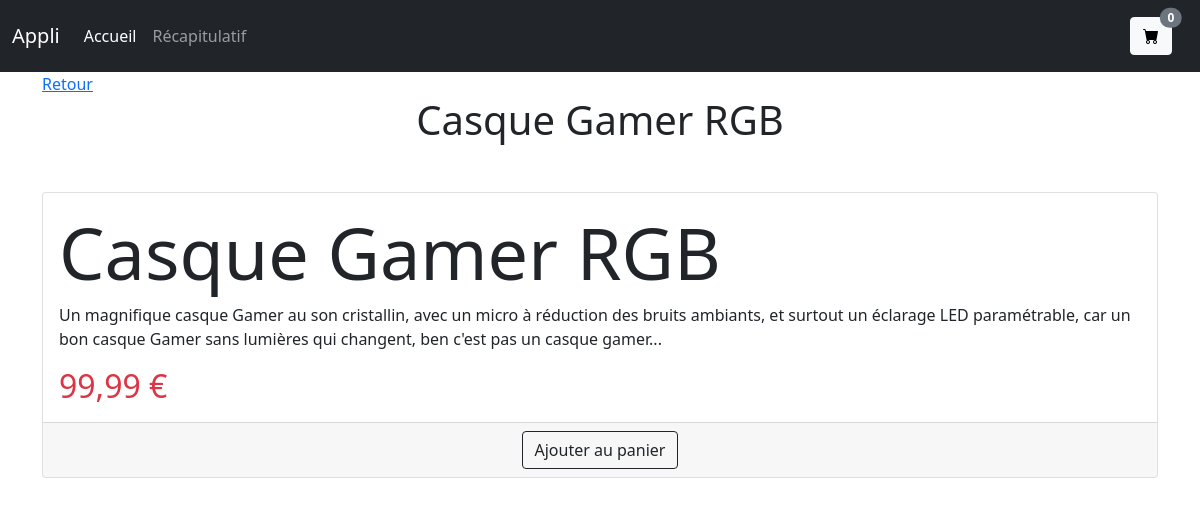
/product.php?produit=2, run on the app's committed database.
### tables this page shows
CREATE TABLE `product` (
  `id` int(11) NOT NULL,
  `name` varchar(255) NOT NULL,
  `description` text NOT NULL,
  `price` float NOT NULL
);

### db-functions.php (called while the page is built, shortened)
<?php
function connexion() {
    $options = [
        \PDO::ATTR_ERRMODE            => \PDO::ERRMODE_EXCEPTION,
        \PDO::ATTR_DEFAULT_FETCH_MODE => \PDO::FETCH_ASSOC,
        \PDO::MYSQL_ATTR_INIT_COMMAND   => 'SET NAMES utf8',
    ];
    try {
        $bdd = new PDO ('mysql:host=localhost; dbname=store; charset=utf8', 'root', '', $options);
        return $bdd;
    } catch (PDOException $e) {
        throw new PDOException($e->getMessage(), (int)$e->getCode());
    }
}
function findOneById($id) {
    $reponse = connexion()->query("SELECT * FROM product WHERE id='".$id."'");
	return $reponse -> fetch(PDO::FETCH_ASSOC);
}

### product.php (the view, shortened to what this page needs)
<?php
require 'db-functions.php';
if(isset($_GET['produit'])) {
    $product=findOneById($_GET['produit']);
}
?>
<!DOCTYPE html>
<html lang="en">
<head>
    <link href="https://cdn.jsdelivr.net/npm/bootstrap@5.1.3/dist/css/bootstrap.min.css" rel="stylesheet"
>
    <link rel="stylesheet" href="https://cdn.jsdelivr.net/npm/bootstrap-icons@1.8.1/font/bootstrap-icons.css">
</head>
<body>
    <nav class="navbar navbar-expand-md navbar-dark bg-dark py-3">
        <div class="container-fluid">
            <a class="navbar-brand" href="#">Appli</a>
            <div class="collapse navbar-collapse" id="navbarSupportedContent">
                <ul class="navbar-nav me-auto">
                    <li class="nav-item">
                        <a class="nav-link active" aria-current="page" href="index.php">Accueil</a>
                    </li>
                    <li class="nav-item">
                        <a class="nav-link" href="recap.php">Récapitulatif</a>
                    </li>
                </ul>
                <ul class="navbar-nav ms-auto me-3">
                    <li class="nav-item">
                        <a type="button" class="btn btn-light position-relative" href="recap.php">
                            <i class="bi bi-cart-fill"></i>
                            <span
                                class="position-absolute top-0 start-100 translate-middle badge rounded-pill bg-secondary">
                                <?php
                                if(isset($_SESSION['products'])) {
                                    echo count($_SESSION['products']);
                                } else {
                                    echo '0';
                                }
                                ?>
                            </span>
                        </a>
                    </li>
                </ul>
            </div>
        </div>
    </nav>
    <div class="container">
        <a href="index.php">Retour</a>
        <h1 class="text-center"><?=$product['name']?></h1>
        <div class="row mt-5">
            <div class="col-12">
                <div class="card">
                    <div class="card-body">
                        <h5 class="card-title display-2"><?=$product['name']?></h5>
                        <p class="card-text"><?=$product['description']?></p>
                        <p class="card-text h2 text-danger"><?=number_format($product['price'], 2, ",", "&nbsp;")."&nbsp;€"?></p>
                    </div>
                    <div class="card-footer text-center">
                        <a href="traitement.php?action=addCart&id=<?=$product['id']?>" type="button" class="btn btn-outline-dark">Ajouter au panier</a>
                    </div>
                </div>
            </div>
        </div>
    </div>
</body>
</html>

### data on the page
product: name "Casque Gamer RGB", description "Un magnifique casque Gamer au son cristallin, avec un micro à réduction des bruits ambiants, et surtout un éclarage LED paramétrable, car un bon casque Gamer sans lumières qui changent, ben c'est pas un casque gamer...", price "99,99"
